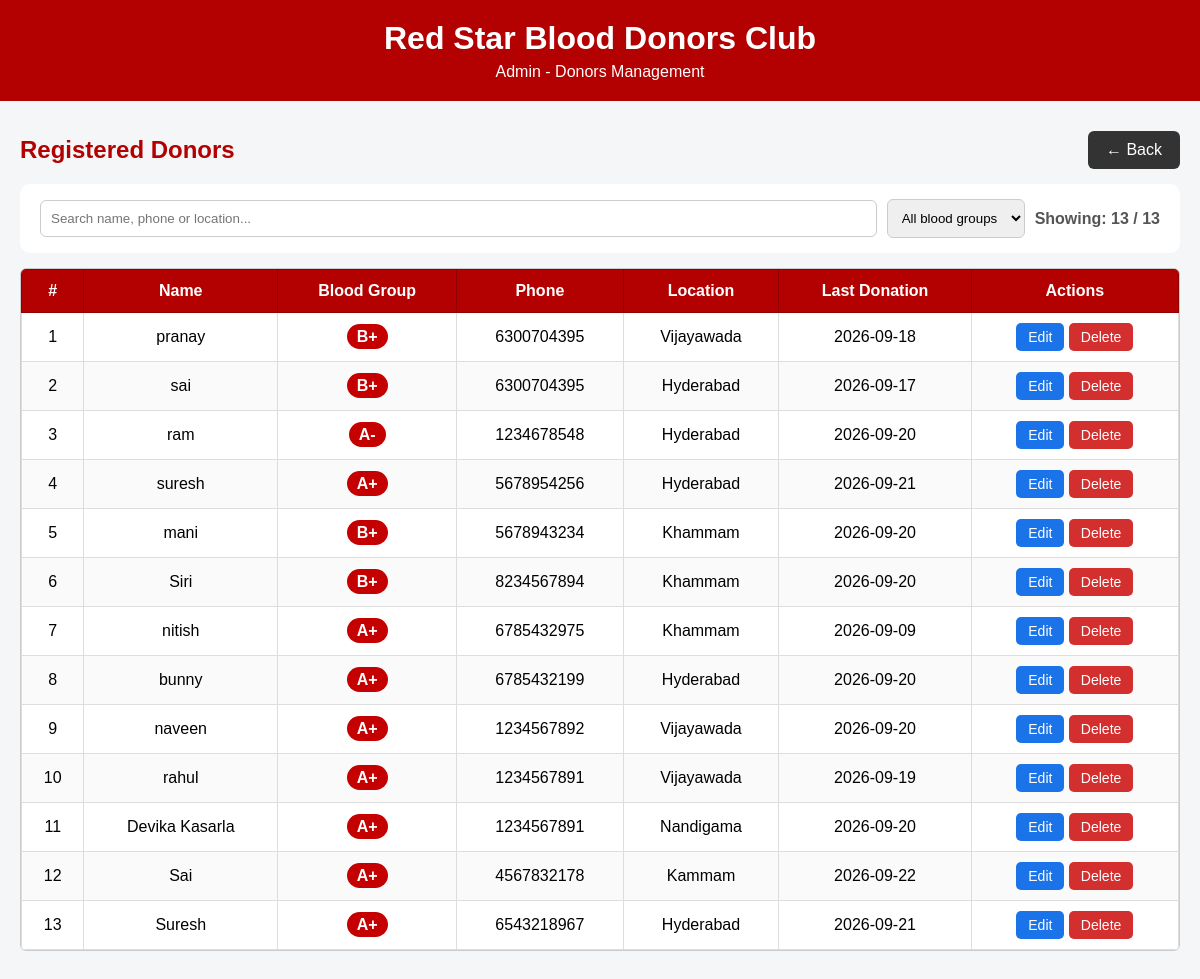
/admin/donors (signed in), run on the app's committed database.
### app.py (models this page shows)
class Donor(db.Model):
    id = db.Column(db.Integer, primary_key=True)
    name = db.Column(db.String(100), nullable=False)
    blood_group = db.Column(db.String(10), nullable=False)
    phone = db.Column(db.String(20), nullable=False)
    location = db.Column(db.String(100), nullable=False)
    last_donation_date = db.Column(db.String(20))

### app.py (the view)
@app.route("/admin/donors")
@login_required
def admin_donors():
    donors = Donor.query.order_by(Donor.id.asc()).all()
    return render_template("admin_donors.html", donors=donors)

### app.py (called while the page is built)
@login_manager.user_loader
def load_user(user_id):
    return db.session.get(Admin, int(user_id))

### templates/admin_donors.html (shortened to what this page needs)
<!DOCTYPE html>
<html lang="en">
<head>
</head>
<body>
<div class="header">
    <h1>Red Star Blood Donors Club</h1>
    <p>Admin - Donors Management</p>
</div>
<div class="container">
    <div class="top">
        <h2>Registered Donors</h2>
        <a href="/admin" class="back">&larr; Back</a>
    </div>
    <div class="search">
        <input type="text" id="q" placeholder="Search name, phone or location..." oninput="filterRows()">
        <select id="bg" onchange="filterRows()">
            <option value="">All blood groups</option>
        </select>
        <span class="count">Showing: <span id="count">{{ donors|length }}</span> / {{ donors|length }}</span>
    </div>
    {% if donors %}
    <div class="sheet">
        <table id="donorTable">
            <thead>
                <tr>
                    <th>#</th>
                    <th>Name</th>
                    <th>Blood Group</th>
                    <th>Phone</th>
                    <th>Location</th>
                    <th>Last Donation</th>
                    <th>Actions</th>
                </tr>
            </thead>
            <tbody>
                {% for d in donors %}
                <tr class="row" data-bg="{{ d.blood_group }}" data-search="{{ (d.name ~ ' ' ~ d.phone ~ ' ' ~ d.location)|lower }}">
                    <td>{{ loop.index }}</td>
                    <td>{{ d.name }}</td>
                    <td><span class="blood">{{ d.blood_group }}</span></td>
                    <td>{{ d.phone }}</td>
                    <td>{{ d.location }}</td>
                    <td>{{ d.last_donation_date or '-' }}</td>
                    <td class="actions">
                        <a class="btn edit" href="{{ url_for('admin_edit_donor', id=d.id) }}">Edit</a>
                        <form method="POST" action="{{ url_for('admin_delete_donor', id=d.id) }}"
                              onsubmit="return confirm('Ee donor ni delete cheyalaa? Idi undo cheyalemu.');">
                            <button type="submit" class="btn delete">Delete</button>
                        </form>
                    </td>
                </tr>
                {% endfor %}
            </tbody>
        </table>
    </div>
    {% else %}
    <div class="empty">No donors registered yet.</div>
    {% endif %}
</div>
</body>
</html>

### templates/admin_donors.html (style rules this page uses)
body { font-family: Arial, sans-serif; margin: 0; background: #f5f6f8; }
.header { background: #b30000; color: white; padding: 20px; text-align: center; }
.header h1 { margin: 0; }
.header p { margin: 6px 0 0; }
.container { max-width: 1200px; margin: 30px auto; padding: 0 20px; }
.top { display: flex; justify-content: space-between; align-items: center; margin-bottom: 15px; }
.top h2 { color: #b30000; margin: 0; }
.back { background: #333; color: white; padding: 10px 18px; text-decoration: none; border-radius: 6px; }
.search { background: white; padding: 15px 20px; margin-bottom: 15px; border-radius: 10px; display: flex; gap: 10px; flex-wrap: wrap; align-items: center; }
.search input, .search select { padding: 10px; border: 1px solid #ccc; border-radius: 6px; }
.search input { flex: 1; min-width: 200px; }
.count { margin-left: auto; color: #555; font-weight: bold; }
.sheet { overflow: auto; max-height: 70vh; background: white; border: 1px solid #ccc; border-radius: 6px; }
table { width: 100%; border-collapse: collapse; }
th { position: sticky; top: 0; background: #b30000; color: white; padding: 12px; border: 1px solid #8f0000; white-space: nowrap; }
td { padding: 10px 12px; border: 1px solid #ddd; text-align: center; }
tbody tr:nth-child(even) { background: #fafafa; }
.blood { background: #c40000; color: white; padding: 4px 10px; border-radius: 15px; font-weight: bold; }
.btn { display: inline-block; padding: 6px 12px; border: none; border-radius: 5px; color: white; text-decoration: none; font-size: 14px; cursor: pointer; }
.edit { background: #1a73e8; }
.delete { background: #d32f2f; }
.actions form { display: inline; }

### data on the page
Donor: name "pranay", blood_group "B+", phone "6300704395", location "Vijayawada", last_donation_date "2026-09-18"
Donor: name "sai", blood_group "B+", phone "6300704395", location "Hyderabad", last_donation_date "2026-09-17"
Donor: name "ram", blood_group "A-", phone "1234678548", location "Hyderabad", last_donation_date "2026-09-20"
Donor: name "suresh", blood_group "A+", phone "5678954256", location "Hyderabad", last_donation_date "2026-09-21"
Donor: name "mani", blood_group "B+", phone "5678943234", location "Khammam", last_donation_date "2026-09-20"
Donor: name "Siri", blood_group "B+", phone "8234567894", location "Khammam", last_donation_date "2026-09-20"
Donor: name "nitish", blood_group "A+", phone "6785432975", location "Khammam", last_donation_date "2026-09-09"
Donor: name "bunny", blood_group "A+", phone "6785432199", location "Hyderabad", last_donation_date "2026-09-20"
Donor: name "naveen", blood_group "A+", phone "1234567892", location "Vijayawada", last_donation_date "2026-09-20"
Donor: name "rahul", blood_group "A+", phone "1234567891", location "Vijayawada", last_donation_date "2026-09-19"
Donor: name "Devika Kasarla", blood_group "A+", phone "1234567891", location "Nandigama", last_donation_date "2026-09-20"
Donor: name "Sai", blood_group "A+", phone "4567832178", location "Kammam", last_donation_date "2026-09-22"
Donor: name "Suresh", blood_group "A+", phone "6543218967", location "Hyderabad", last_donation_date "2026-09-21"

### other printed values
{{ donors|length }} "13"
